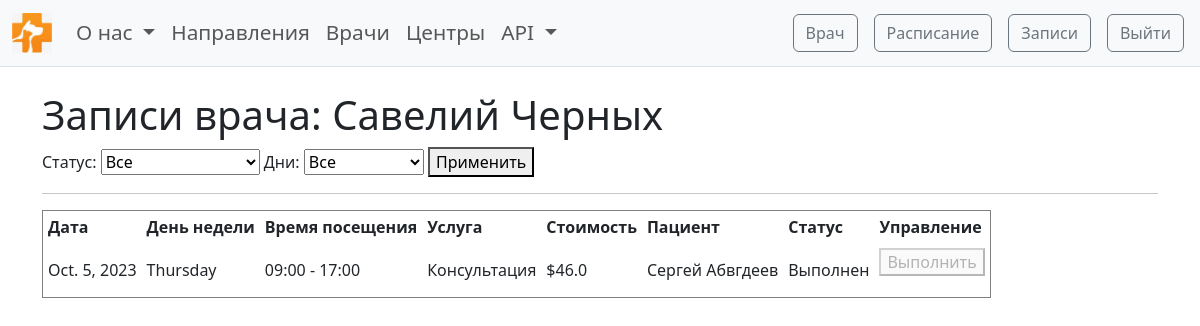
Page /doctors/order_list/ (signed in) on the committed database.
### doctors/models.py (models this page shows, shortened)
class DoctorProfile(models.Model):
    user = models.OneToOneField(User, on_delete=models.CASCADE)
    specializations = models.ManyToManyField(Specialization)
    experience = models.DateField(null=True, blank=True)
    category = models.ForeignKey(Category, on_delete=models.SET_NULL, null=True, blank=True)
    academic_degree = models.ForeignKey(AcademicDegree, on_delete=models.SET_NULL, null=True, blank=True)
    types = models.ManyToManyField(Type)
    photo = models.ImageField(upload_to='images/doctors/profile_photos', null=True, blank=True)

class DoctorSchedule(models.Model):
    doctor = models.ForeignKey(DoctorProfile, on_delete=models.CASCADE)
    date = models.DateField(default=date.today() + timedelta(days=1))
    start_time = models.TimeField(default='09:00')
    end_time = models.TimeField(default='17:00')
    class Meta:
        unique_together = ('doctor', 'date')

### orders/models.py (models this page shows)
class Order(models.Model):
    patient = models.ForeignKey(PatientProfile, on_delete=models.CASCADE)
    service = models.ForeignKey(Service, on_delete=models.CASCADE)
    doctor_schedule = models.ForeignKey(DoctorSchedule, on_delete=models.CASCADE)
    status = models.CharField(
        max_length=50,
        choices=[
            ('pending', 'Ожидает выполнения'),
            ('completed', 'Выполнен'),
            ('cancelled', 'Отменен'),
        ],
        default='pending'
    )

### services/models.py (models this page shows, shortened)
class Service(models.Model):
    name = models.CharField(max_length=100)
    subcategory = models.ForeignKey(SubCategory, on_delete=models.CASCADE)
    price = models.FloatField(validators=[MinValueValidator(0.0), MaxValueValidator(999999999)])

### patients/models.py (models this page shows, shortened)
class PatientProfile(models.Model):
    user = models.OneToOneField(User, on_delete=models.CASCADE)
    date_of_birth = models.DateField(
        validators=[MinValueValidator(date(1900, 1, 1)), MaxValueValidator(date.today())]
    )
    phone_number = models.CharField(max_length=20)
    address = models.CharField(max_length=100)

### doctors/views.py (the view)
# urls.py: path('order_list/', order_list, name='doctor_order_list'),
def order_list(request):
    doctor = request.user.doctorprofile
    status = request.GET.get('status', 'all')
    days = request.GET.get('days', 'all')
    if status == 'completed':
        status_filter = Q(status='completed')
    elif status == 'pending':
        status_filter = Q(status='pending')
    else:
        status_filter = Q()
    today = date.today()
    if days == 'past':
        days_filter = Q(doctor_schedule__date__lt=today)
    elif days == 'today':
        days_filter = Q(doctor_schedule__date=today)
    elif days == 'future':
        days_filter = Q(doctor_schedule__date__gt=today)
    else:
        days_filter = Q()
    not_cancelled_filter = ~Q(status='cancelled')
    orders = Order.objects.filter(
        (status_filter & days_filter & not_cancelled_filter) &
        Q(doctor_schedule__doctor=doctor)
    ).order_by('doctor_schedule__date')
    context = {
        'doctor': doctor,
        'orders': orders,
        'status': status,
        'days': days,
    }
    return render(request, 'doctors/order_list.html', context=context)

### doctors/templates/doctors/order_list.html (shortened to what this page needs)
{% extends 'base.html' %}
{% block content %}
    <h1>Записи врача: {{ doctor.user.get_full_name }}</h1>
    <form method="GET" action="{% url 'doctor_order_list' %}">
        <label for="status">Статус:</label>
        <select name="status" id="status">
            <option value="all" {% if status == 'all' %}selected{% endif %}>Все</option>
        </select>
        <label for="days">Дни:</label>
        <select name="days" id="days">
            <option value="all" {% if days == 'all' %}selected{% endif %}>Все</option>
        </select>
        <button type="submit">Применить</button>
    </form>
    <hr>
    <table border="1" cellpadding="5">
        {% if orders %}
        <thead>
            <tr>
                <th>Дата</th>
                <th>День недели</th>
                <th>Время посещения</th>
                <th>Услуга</th>
                <th>Стоимость</th>
                <th>Пациент</th>
                <th>Статус</th>
                <th>Управление</th>
            </tr>
        </thead>
        <tbody>
            {% for order in orders %}
            <tr>
                <td>{{ order.doctor_schedule.date }}</td>
                <td>{{ order.doctor_schedule.date|date:"l" }}</td>
                <td>{{ order.doctor_schedule.start_time|date:"H:i" }} - {{ order.doctor_schedule.end_time|date:"H:i" }}</td>
                <td>{{ order.service.name }}</td>
                <td>${{ order.service.price }}</td>
                <td>{{ order.patient.user.get_full_name }}</td>
                <td>{{ order.get_status_display  }}</td>
                <td>
                    <form method="post" action="{% url 'complete_order' order.id %}">
                        {% if order.status == 'pending' %}
                            <button type="submit">Выполнить</button>
                        {% else %}
                            <button type="submit" disabled>Выполнить</button>
                        {% endif %}
                    </form>
                </td>
            </tr>
            {% endfor %}
        </tbody>
        {% else %}
            <h3>Пусто</h3>
        {% endif %}
    </table>
{% endblock %}

### rows in the picture
DoctorProfile: user.get_full_name "Савелий Черных"
Order: doctor_schedule "Oct. 5, 2023", doctor_schedule "Thursday", doctor_schedule.start_time "09:00", doctor_schedule.end_time "17:00", service.name "Консультация", service.price "46.0", patient.user.get_full_name "Сергей Абвгдеев", status "Выполнен", shows "Выполнить"
